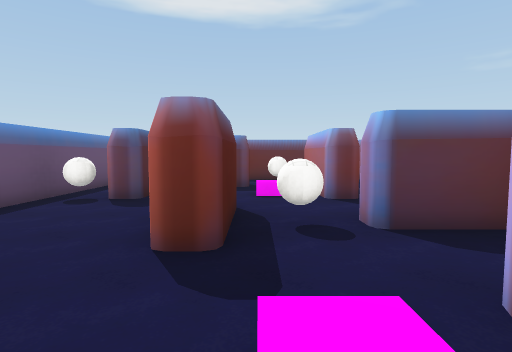
view 1 (above)

24 first-person views from a walk through a Unity game level. The camera is 1.5 m above the floor, tilts 4° down and sees 80° across. The floor is counted in squares, 2 m on a side. Each view is taken from the middle of a square. On the plan, view 1 faces up. The plan holds only what a view shows up to about 10 squares ahead; the rest is blank. The place goes on beyond the plan. Some surface patterns are stand-ins.

view 2
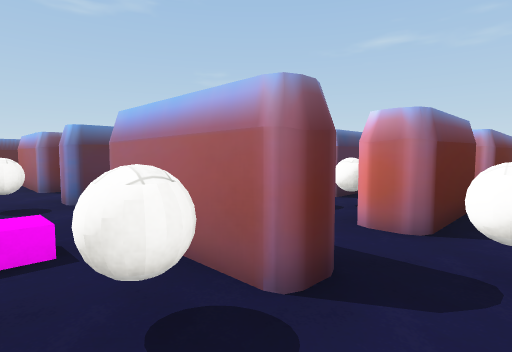

view 3
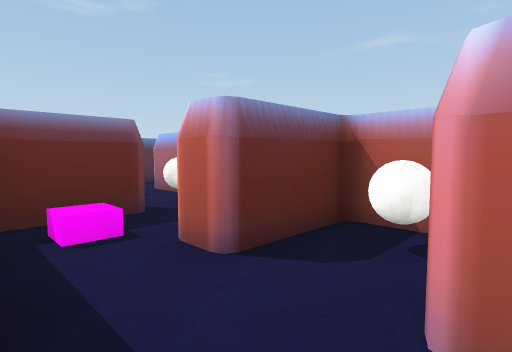

view 4
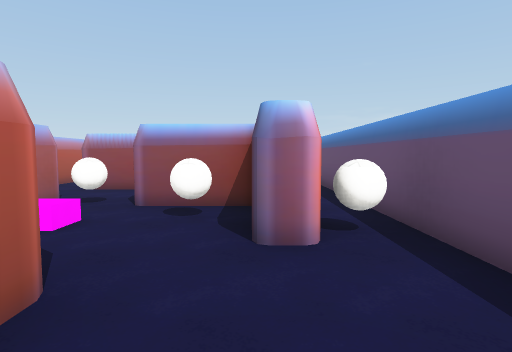

view 5
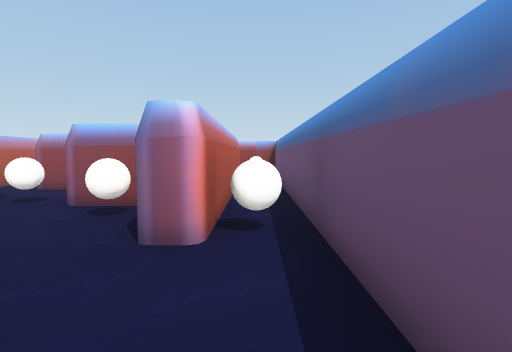

view 6
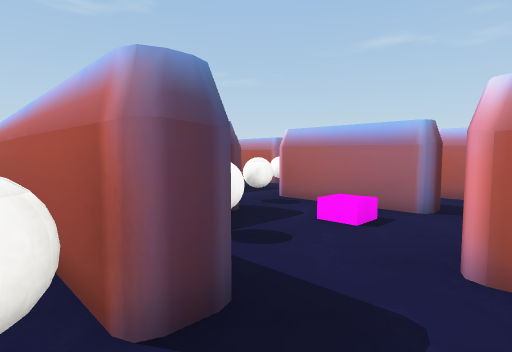

view 7
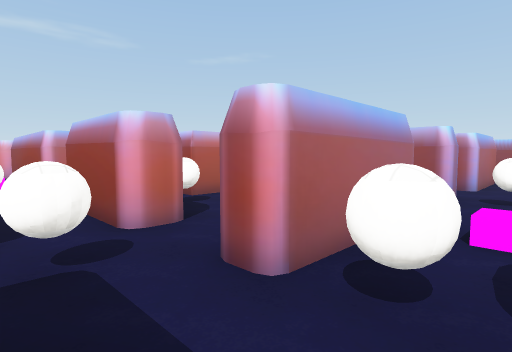

view 8
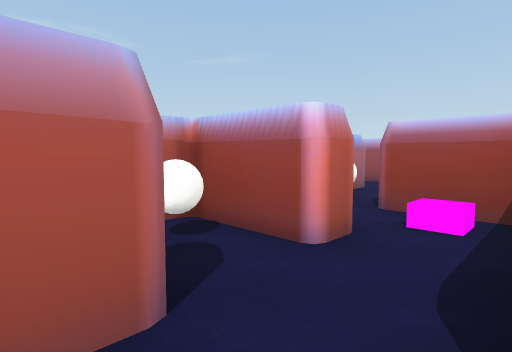

view 9
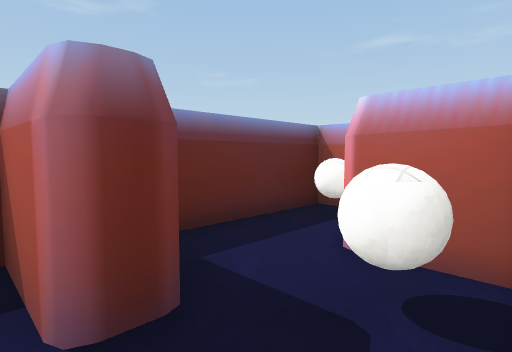

view 10
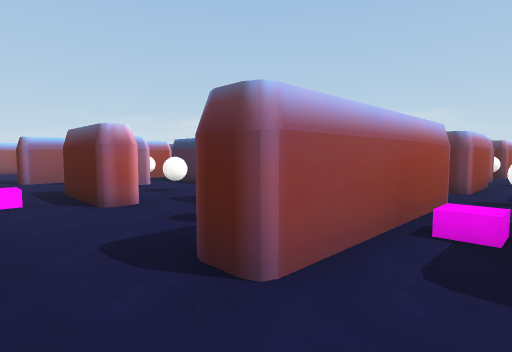

view 11
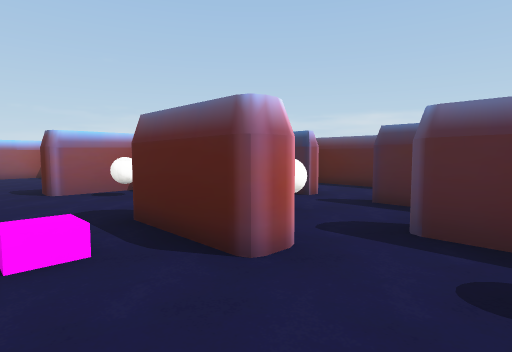

view 12
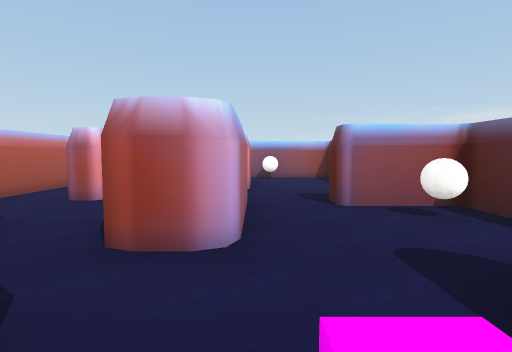

view 13
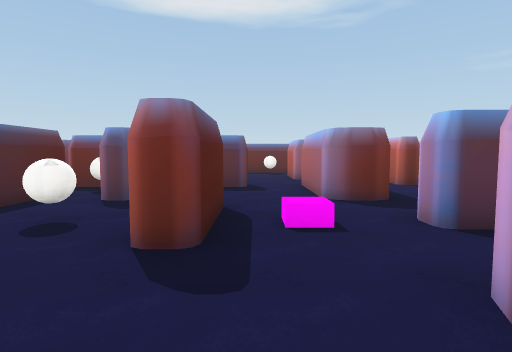

view 14
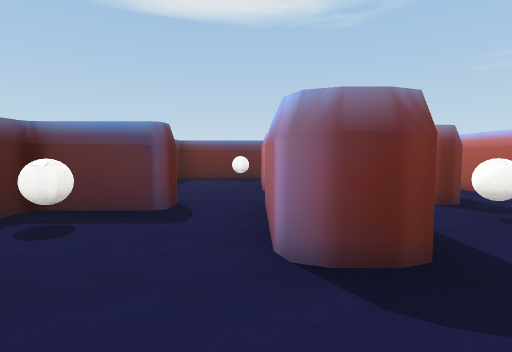

view 15
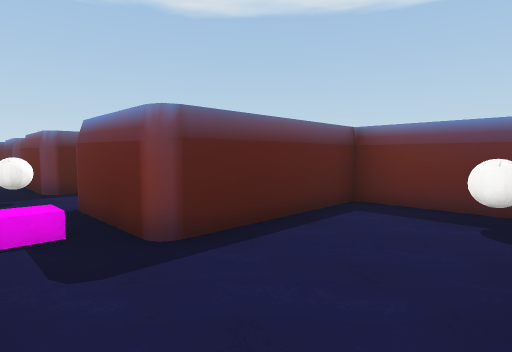

view 16
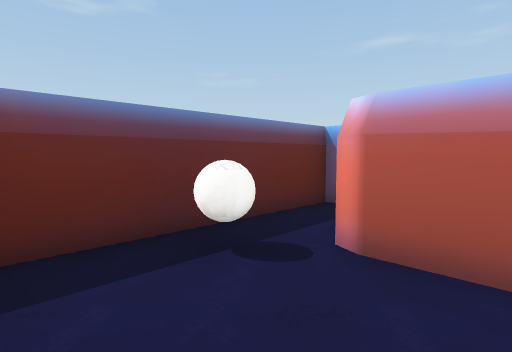

view 17
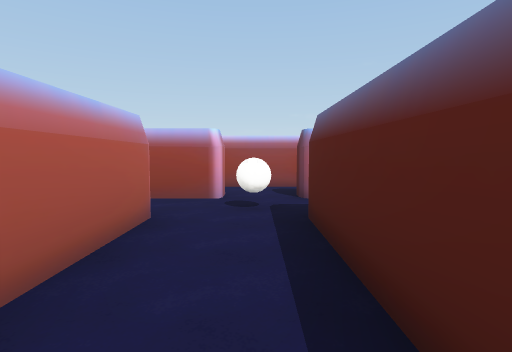

view 18
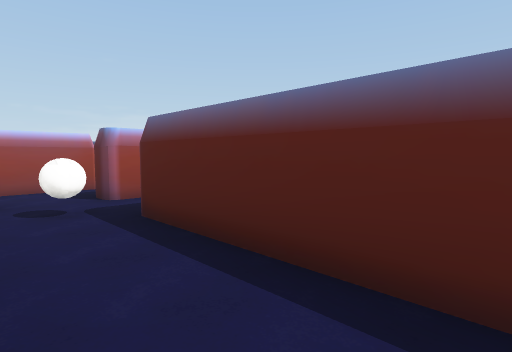

view 19
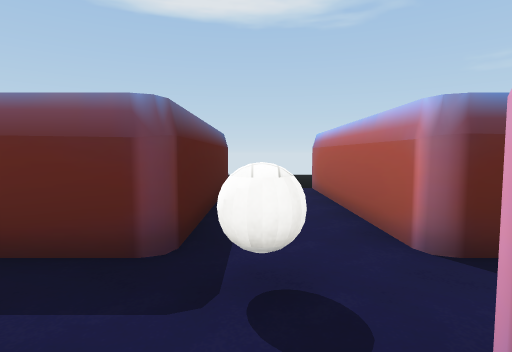

view 20
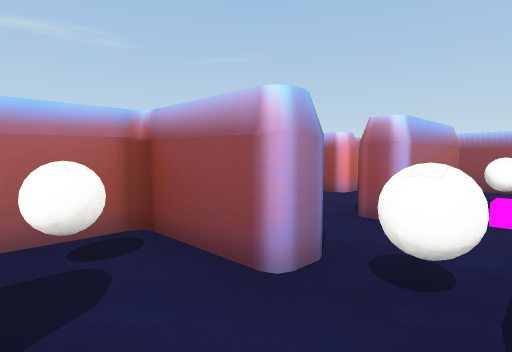

view 21
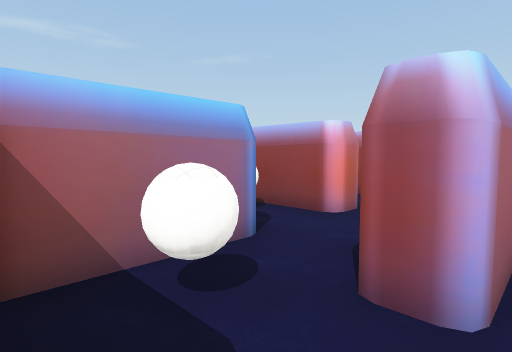

view 22
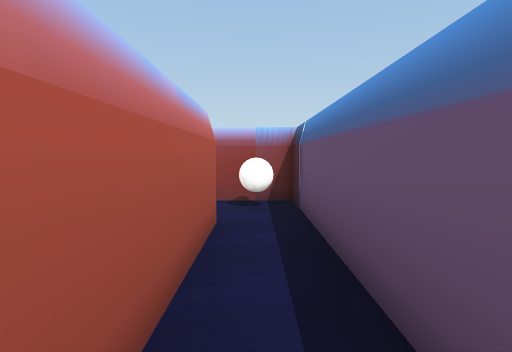

view 23
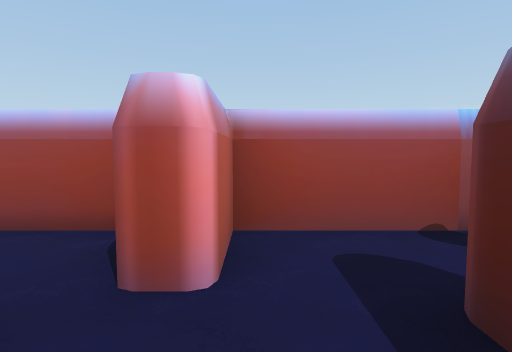

view 24
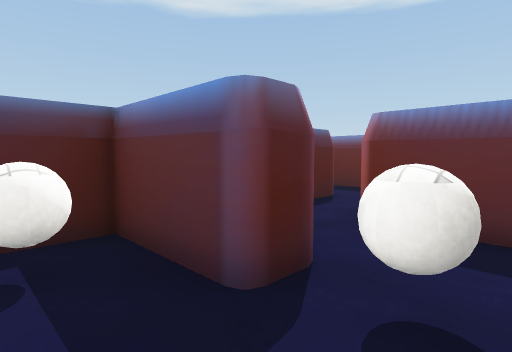

### Floor plan
Points are (right, up) in squares from view 1. A wall is a line through its corners. A room is listed if a view was taken in it or the views show most of it. See-through windows are left out.
Room 1 (views 1, 2, 3, 4, 5, 6, 7, 8, 9, 20, 21, 22, 23, 24)
walls: (2.6, 3) (1.3, 3); (3, 3.6) (3, 5.5); (3, 1) (3, 2.9); (-2.5, 1.5) (-2, 1.5); (4.8, 5.1) (4.8, 5.9); (-0.2, -1.2) (-1.7, -1.2); (-2, -0.4) (-0.2, -0.4); (5.6, 0.8) (4.8, 0.8); (-1.7, 7.8) (-0.2, 7.8) (-0.2, 7.1) (-2, 7.1) (-2, 5.1) (-2.5, 5.1); (-3.6, 7.5) (-3.6, -5.4); (5.4, 9.2) (3, 9.2) (3, 10.6); (3, -4.8) (3, -3); (-2.6, -4.4) (-2.6, 0.6); (-2, 11) (-2, 10.3); (-0.8, 11.4) (-0.8, 12.6) (-3, 12.6); (0.4, -6) (1.6, -6); (3, 12.1) (3, 12.6) (0.5, 12.6); (-3, -6) (-0.8, -6) (-0.8, -4.7)
ways out: opening at (5, 7.5) to room 3
objects: other object (-3, -5); other object (-3, 1); other object (-3, 5); other object (-1, 0); other object (-1, 6); other object (0, -4) to (1, -4); other object (0, -3) to (2, -3); other object (0, 3); other object (0, 4); other object (0, 10) to (1, 10); other object (1, -1); other object (1, 7); other object (2, -2) to (3, -2); other object (2, -1) to (2, 1); other object (2, 2); other object (2, 4) to (2, 5); other object (2, 6) to (2, 7); other object (2, 9); other object (2, 10) to (2, 11); other object (2, 12); other object (3, -1) to (5, 0); other object (3, 7); other object (4, 0); other object (4, 6) to (4, 7); other object (5, 7)
Room 2 (views 10, 11, 12, 13, 14, 15, 16)
walls: (13.5, 3) (13, 3); (9, 0.5) (9, -0.4) (10.8, -0.4) (10.8, -1.1); (7.3, 2.8) (7.3, 0.8); (7.3, 5.9) (7.3, 3.9); (7.6, 7.8) (10.8, 7.8) (10.8, 7.1) (9, 7.1) (9, 5.1); (16.4, 8.3) (16.4, 9.6); (16.4, -3.2) (16.4, -1.2); (14.3, 12.6) (9.7, 12.6) (9.7, 9.2) (7.3, 9.2); (9.6, -6) (11.5, -6)
ways out: opening at (8.5, 8.5) to room 3; opening at (7, 3)
objects: other object (8, 0); other object (8, 6); other object (9, 3); other object (10, 0); other object (10, 3) to (10, 4); other object (10, 6); other object (12, -6); other object (12, 9) to (13, 11); other object (12, 12); other object (13, -4) to (13, -3); other object (13, -1) to (13, 1); other object (13, 5) to (13, 8); other object (14, 12); other object (15, -3) to (15, -1); other object (15, 7); other object (15, 8) to (15, 9)
Room 3 (views 17, 18, 19)
walls: (7.3, 9.2) (7.3, 13.5); (5.4, 13.9) (5.4, 9.2); (6.6, 7.1) (6.6, 7.8) (7.6, 7.8); (4.8, 5.9) (6.8, 5.9)
ways out: opening at (5, 7.5) to room 1; opening at (8.5, 8.5) to room 2
objects: other object (6, 9)

Where each view was taken, in squares from view 1:
view 1: 0 up, 0 right, facing up
view 2: 2 down, 0 right, facing up-right
view 3: 5 down, 2 left, facing up-right
view 4: 4 up, 2 left, facing down
view 5: 4 up, 3 left, facing down
view 6: 4 up, 3 left, facing up-right
view 7: 9 up, 0 right, facing down-right
view 8: 12 up, 2 left, facing down-right
view 9: 10 up, 1 left, facing up-right
view 10: 9 up, 12 right, facing down-left
view 11: 6 up, 12 right, facing down-left
view 12: 4 up, 12 right, facing down
view 13: 0 up, 11 right, facing up
view 14: 3 up, 12 right, facing up
view 15: 8 up, 12 right, facing up-left
view 16: 10 up, 10 right, facing up-right
view 17: 13 up, 6 right, facing down
view 18: 13 up, 7 right, facing down-left
view 19: 7 up, 6 right, facing up
view 20: 5 up, 0 right, facing down-right
view 21: 3 up, 1 right, facing down-right
view 22: 1 down, 3 left, facing down
view 23: 3 down, 1 left, facing down
view 24: 6 up, 1 right, facing up-left
